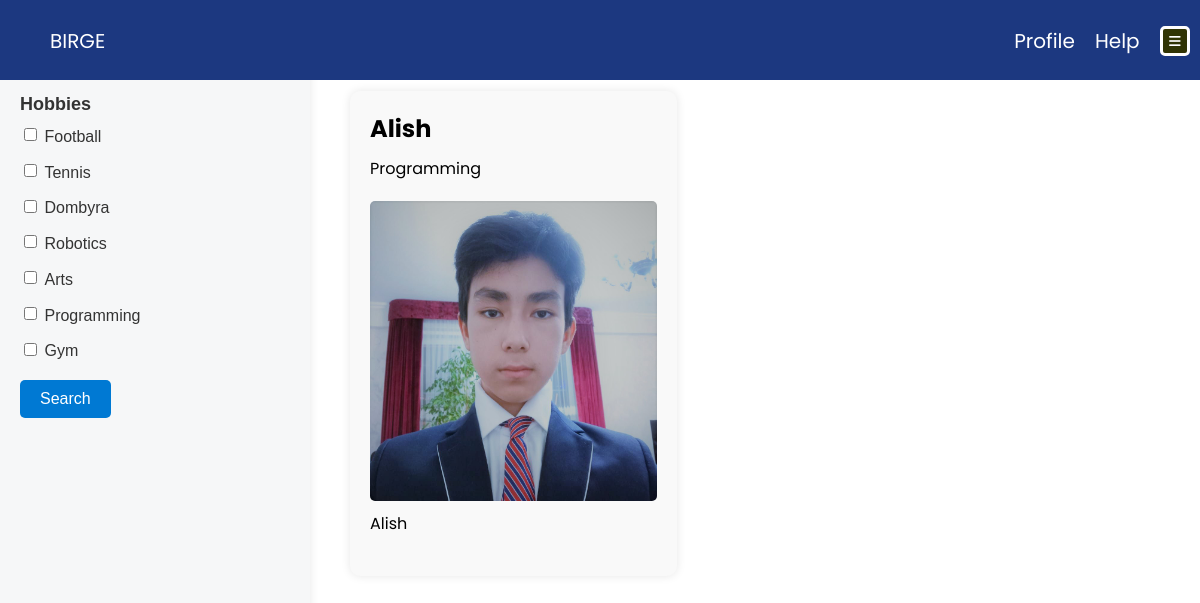
/communities, run on the app's committed database.
### main/models.py (models this page shows, shortened)
class Hobby(models.Model):
    name = models.CharField('name of hobby', max_length=200)
    def __str__(self):
        return self.name

class UserProfile(models.Model):
    user = models.OneToOneField(User, on_delete=models.CASCADE)
    bio = models.TextField(blank=True)
    photo = models.ImageField(upload_to='avatars/', default=None)
    hobby = models.ForeignKey(Hobby, on_delete=models.CASCADE, default=1)

### main/views.py (the view)
# urls.py: path('communities', views.communities, name='communities'),
def communities(request):
    hobbies = Hobby.objects.all()
    communities = UserProfile.objects.all()
    selected_hobbies_names = request.GET.getlist('Hobby')
    selected_hobbies_ids = []
    selected_hobbies = []
    if selected_hobbies_names:
        for hobby_name in selected_hobbies_names:
            selected_hobby = get_object_or_404(Hobby, name=hobby_name)
            selected_hobbies_ids.append(selected_hobby.id)
            selected_hobbies.append(selected_hobby)
        communities = UserProfile.objects.filter(hobby__in=selected_hobbies_ids)
        comment = Comment.objects.all()
    else:
        comment = Comment.objects.all()
        communities = UserProfile.objects.all()
    return render(request, 'main/communities.html', {'communities': communities, 'hobbies': hobbies, 'selected_hobbies': selected_hobbies, 'comment':comment,})

### main/templates/main/communities.html (shortened to what this page needs)
{% extends 'main/layout.html' %}
{% load static %}
{% block style %}
	<link rel="stylesheet" href="{% static 'css/job-d.css' %}">
{% endblock %}
{% block content %}
		<div class="filters">
			<h1>Filters</h1>
			<form action="{% url 'communities' %}" method="GET">
				<div class="filter-group">
					<p class="filter-heading"><b>Hobbies</b></p>
					{% for hobby in hobbies %}
					<div class="filter-option">
						<input type="checkbox" id="{{ hobby.name }}" name="Hobby" value="{{ hobby.name }}">
						<label for="{{ hobby.name }}">
							{{ hobby.name }}
						</label>
					</div>
					{% endfor %}
				</div>
				<input class="search-button" type="submit" value="Search">
			</form>
		</div>
		<div class="lenta">
			<h1>Skills Exchange</h1>
			<div class="articles-container">
				{% for community in communities %}
				<a href="{% url 'community_detail' community.id %}" style="text-decoration: none; color: #000;">
				<div class="article">
					<div class="article-content">
						<div class="article-info">
							<h2 class="article-title">{{ community.user.username }}</a></h2>
							<div class="author">{{ community.hobby }}</div>
							<div class="article-image">
								<img src="{{ community.photo.url }}" alt="{{ story.title }}" class="article-img">
							</div>
							<p class="article-description">{{ community.bio }}</p>
						</div>
					</div>
				</div>
				{% endfor %}
{% endblock %}

### main/static/css/lay-d.css (style rules this page uses)
body { margin: 0px; }

### main/static/css/job-d.css (style rules this page uses)
body { padding: 0; margin: 0; overflow-x: hidden; }
.filters { background: #fffcf4; width: 270px; padding-left: 50px; font-family: 'Poppins', sans-serif; float: left; position: fixed; }
.lenta { margin-left: 350px; float: left; font-family: 'Poppins', sans-serif; width: 70%; }
img { float: left; margin-top: 20px; }

### main/templates/main/layout.html (style rules this page uses)
body { font-family: Arial, sans-serif; }

### main/templates/main/communities.html (style rules this page uses)
.articles-container { flex: 1; margin-right: 20px; }
.article { margin-bottom: 30px; padding: 20px; background-color: #f9f9f9; border-radius: 10px; box-shadow: 0 0 10px rgba(0, 0, 0, 0.1); width: 35%; height: max-content; }
.article-content { margin-bottom: 20px; cursor: pointer; }
.article-info { margin-bottom: 15px; }
.author { font-size: 16px; }
.article-title { margin-top: 0; margin-bottom: 10px; }
.article-description { margin-bottom: 10px; }
.article-image { margin-bottom: 10px; }
.article-img { width: 100%; height: 300px; object-fit: fill; border-radius: 5px; margin-bottom: 10px; }
.filters { background-color: #f6f7f8; padding: 20px; border-radius: 8px; box-shadow: 0px 0px 10px 0px rgba(0,0,0,0.1); font-family: Arial, sans-serif; padding-top: 30px; height: 1000px; }
.filters h1 { font-size: 24px; color: #0079d3; margin-bottom: 20px; }
.filter-group { margin-bottom: 20px; }
.filter-heading { font-weight: bold; font-size: 18px; color: #333; margin-bottom: 10px; }
.filter-option { margin-bottom: 15px; }
.filter-option label { display: inline-block; vertical-align: middle; color: #333; cursor: pointer; position: relative; }
.filter-option input { cursor: pointer; }
.search-button { background-color: #0079d3; color: white; padding: 10px 20px; border: none; border-radius: 5px; cursor: pointer; font-size: 16px; transition: background-color 0.3s ease; }

### data on the page
Hobby: name "Football"
Hobby: name "Tennis"
Hobby: name "Dombyra"
Hobby: name "Robotics"
Hobby: name "Arts"
Hobby: name "Programming"
Hobby: name "Gym"
UserProfile: user.username "Alish", hobby "Programming", photo (picture), bio "Alish"
